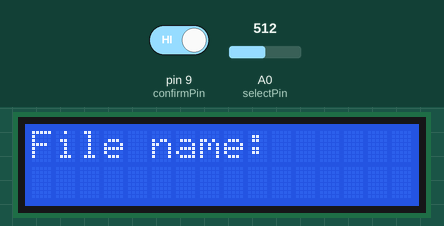
This sketch was run on a simulated Arduino Uno, built with avr-gcc and run on an emulated ATmega328P. Shown: 16×2 character LCD. Inputs (shaded band) come from the test bench; at power-on: pin 9 (confirmPin) HIGH, A0 (selectPin) = 512. Storage starts empty; what the sketch prints to the serial monitor is not drawn.

Above: at 1.2 s.
1.3 s: pin 9 (confirmPin) driven LOW
At 2.1 s:
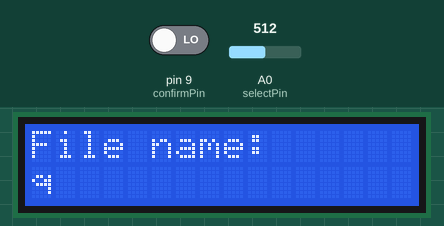
2.8 s: A0 (selectPin) set to 470
At 3.2 s:
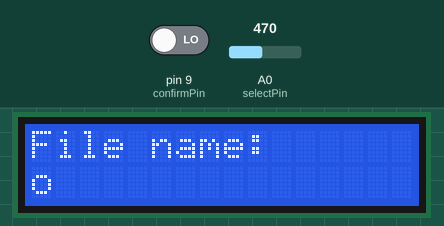
4.3 s: A0 (selectPin) set to 490
At 5.5 s:
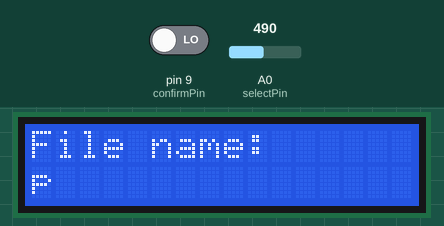
5.8 s: A0 (selectPin) set to 306
At 6.7 s:
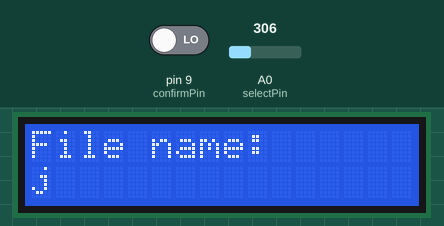
7.3 s: A0 (selectPin) set to 214
At 7.8 s:
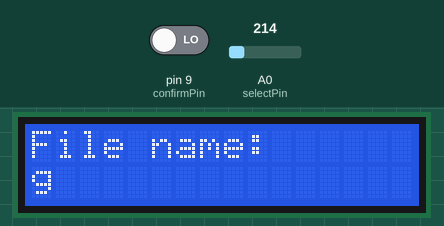
8.8 s: A0 (selectPin) set to 234
At 10.2 s:
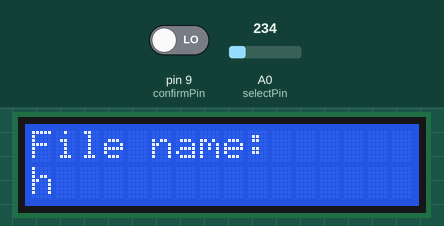
Timing chart, 0 to 11.3 s (numbered marks = the images above; inputs shaded):
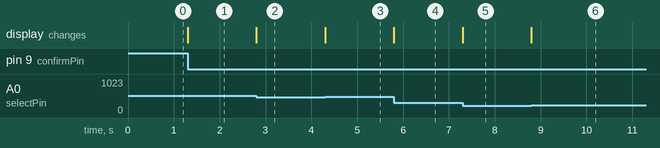

Measured:
- after the input at 1.3 s, the display: changes at once (image 1)
- after the input at 2.8 s, the display: changes at once (image 2)
- after the input at 4.3 s, the display: changes at once (image 3)
- after the input at 5.8 s, the display: changes at once (image 4)
- after the input at 7.3 s, the display: changes at once (image 5)
- after the input at 8.8 s, the display: changes at once (image 6)

The sketch:

MicroSD_LCD_Interface.ino
```cpp
/*Author: Grant Picker
*ECE 387 - Midterm
*Interfaces a 16x2 LCD and a MicroSD adaptor with an Arduino Uno microcontroller
*
*16 March 2017
*/

//Include libraries
#include <LiquidCrystal.h>
#include <SD.h>
#include <SPI.h>

LiquidCrystal lcd(2, 3, 4, 5, 6, 7); //Initialize the LiquidCrystal object with the pins in use
int confirmPin = 9; //Digital pin for button to confirm each letter being selected
int selectPin = A0; //Analog pin for potentiometer.  Value determines letter being selected and then displayed
int csPin = 10; //Chip Select pin for the MicroSD adaptor

File file;
String text = "";

void setup() {
  Serial.begin(9600);//Serial communication for debugging when connected to computer with USB

  pinMode(confirmPin, INPUT);
  lcd.begin(16, 2);//Initialize lcd display, 2 lines of 16 characters
  lcd.print("Ready");
  initializeSD();

}

void loop() {
  //Initialize values
  bool done = false;//Indicates whether or not text gathering has completed
  text = "";

  //Set up the LCD to display in the correct position
  lcd.clear();
  lcd.setCursor(0, 0);
  lcd.print("File name:");
  lcd.setCursor(0, 1);//Character 0, row 1

  //Get file name
  while(!done){
    done = getLetter();
  }

  //Make the text into a file name, copy it to a char array, and create the file with that name
  text += ".txt";
  char filename[(text.length()+1)];
  text.toCharArray(filename,(text.length()+1));
  createFile(filename);

  //Write to the file.  Any actions can be done with the file at this point
  writeToFile("Test successful\n");

  //Close file and indicate display success message
  closeFile();
  lcd.clear();
  lcd.print("File saved.");
  delay(1000);

}

//Function for displaying the letter being selected, and adding it to the string of text
//once it has been confirmed.  Returns TRUE if text gathering is complete, and FALSE otherwise
bool getLetter(){
  //Initialize local variables
  String letter, stuff = "";
  int value;

  //Until the button is pressed, display the character being selected at the
  //end of the text already being displayed
  while(digitalRead(confirmPin) == LOW){
    value = analogRead(selectPin);
    if(value < 32) letter = "a";
    else if(value >= 32 && value < 64) letter = "b";
    else if(value >= 64 && value < 96) letter = "c";
    else if(value >= 96 && value < 128) letter = "d";
    else if(value >= 128 && value < 160) letter = "e";
    else if(value >= 160 && value < 192) letter = "f";
    else if(value >= 192 && value < 224) letter = "g";
    else if(value >= 224 && value < 256) letter = "h";
    else if(value >= 256 && value < 288) letter = "i";
    else if(value >= 288 && value < 320) letter = "j";
    else if(value >= 320 && value < 352) letter = "k";
    else if(value >= 352 && value < 384) letter = "l";
    else if(value >= 384 && value < 416) letter = "m";
    else if(value >= 416 && value < 448) letter = "n";
    else if(value >= 448 && value < 480) letter = "o";
    else if(value >= 480 && value < 512) letter = "p";
    else if(value >= 512 && value < 544) letter = "q";
    else if(value >= 544 && value < 576) letter = "r";
    else if(value >= 576 && value < 608) letter = "s";
    else if(value >= 608 && value < 640) letter = "t";
    else if(value >= 640 && value < 672) letter = "u";
    else if(value >= 672 && value < 704) letter = "v";
    else if(value >= 704 && value < 736) letter = "w";
    else if(value >= 736 && value < 768) letter = "x";
    else if(value >= 768 && value < 800) letter = "y";
    else if(value >= 800 && value < 832) letter = "z";
    else if(value >= 832 && value < 864) letter = "0";
    else if(value >= 864 && value < 896) letter = "1";
    else if(value >= 896 && value < 928) letter = "_";
    else if(value >= 928 && value < 960) letter = "-";
    else if(value >= 960 && value < 992) letter = "<";//Backspace. Delete the previous character
    else letter = "E"; //Enter. The text is done

    stuff = text + letter;//Temporary string for displaying the previous characters plus the one currently being selected
    lcd.setCursor(0,1);//Set the cursor at the beginning of the second row of characters to start printing in the correct position
    lcd.print(stuff);
  }

  //When the button is pressed, add the currently selected letter to the end
  //of the text

  //Wait until the button is low again to proceed.
  while(digitalRead(confirmPin) == HIGH){}

  //If the character is "Enter", the text is done, ending the text gathering
  //even if the string is less than 16 characters long.  Note that it does not
  //add the E onto the string being stored
  if(letter.equals("E"))
    return true;

  //If the character is "Backspace", remove the last character from the string
  if(letter.equals("<")){
    text.remove(text.length()-1);
    lcd.clear();
    return false;
  }

  //Otherwise, it's a normal character.  Add to the string and return
  text += letter;
  //If the text has reached the limit of 16 characters, return
  if(text.length() >= 16)
    return true;

  return false;
}

//Call the begin() function from the SD library to initialize the SD, or print an error if it fails.
void initializeSD() {
  Serial.println("Initializing SD card...");
  pinMode(csPin, OUTPUT);

  if (SD.begin()) {
    Serial.println("SD card ready to use.");
  }else {
    Serial.println("Initialization failed");
    return;
  }
}

//Create a new file on the SD, or print an error if it fails
int createFile(char filename[]) {
  file = SD.open(filename, FILE_WRITE);

  if (file) {
    Serial.println("File created successfully.");
    return 1;
  }else {
    Serial.println("Error while creating file.");
    return 0;
  }
}

//Write text to the file, or print an error if it fails
int writeToFile(char text[]) {
  if (file) {
    file.println(text);
    Serial.println("Writing to file: ");
    Serial.println(text);
    return 1;
  }else {
    Serial.println("Couldn't write to file");
    return 0;
  }
}

//Close the file when done using
void closeFile() {
  if (file) {
    file.close();
    Serial.println("File closed");
  }
}
```
